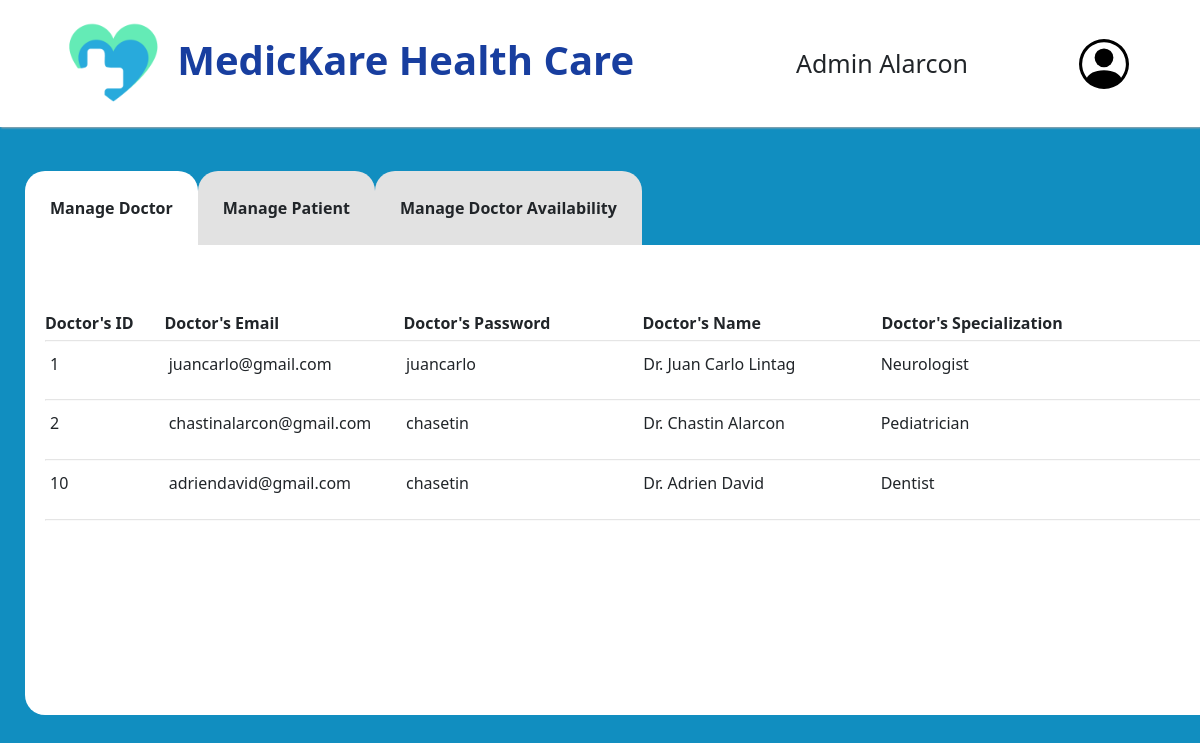
Page /admin/admin_dashboard.php (signed in) on the committed database.
### tables this page shows
CREATE TABLE `doctor` (
  `doctorID` int(11) NOT NULL,
  `doctorEmail` varchar(200) NOT NULL,
  `doctorPassword` varchar(100) NOT NULL,
  `doctorLastName` varchar(100) NOT NULL,
  `doctorFirstName` varchar(200) NOT NULL,
  `doctorSpecialization` varchar(100) NOT NULL
);

### admin/admin_dashboard.php (the view, shortened to what this page needs)
<?php
    $db = mysqli_connect("localhost","root","","medickare");
    $email = $_SESSION['adminemail'];
    $stmt = $db->prepare("SELECT * FROM admin WHERE adminEmail = ?");
    $stmt->bind_param('s', $email);
    $stmt->execute();
    $result = $stmt->get_result();
    $value = $result->fetch_object();
    $lastname = $value->adminLastName;
    $querydoctor = "SELECT * FROM doctor";
    $datadoctor = mysqli_query($db, $querydoctor);
?>
<!DOCTYPE html>
<html>
    <head>
        <link href="https://cdn.jsdelivr.net/npm/bootstrap@5.2.0-beta1/dist/css/bootstrap.min.css" rel="stylesheet">
        <link rel="stylesheet" href="admin_dashboard.css">
    </head>
    <body>
        <nav class="navbar navbar-expand-lg navbar-light bg-white fixed-top">
            <div class="container-fluid">
                <a class="navbar-brand" href="#">
                    <img src="../pictures/logo.png" alt="" width="100px" height="100px" class="d-inline-block align-text-top">
                    <label>MedicKare Health Care</label>
                </a>
                <label style="font-size: 25px; margin: auto; margin-right: 10px;">
                    <?php
                        if (isset($lastname)) {
                            echo "Admin " .$lastname;
                        }
                    ?>
                </label>
                <div class="dropdown-menu">
                    <button class="menu-btn"></button>
                </div>
            </div>
        </nav>
        <br><br><br><br>
        <div class="mytabs">
            <label for="tabset">Manage Doctor</label>
            <div class="tab">
                <div class="row" id="header">
                    <div class="col-1">Doctor's ID</div>
                    <div class="col-2">Doctor's Email</div>
                    <div class="col-2">Doctor's Password</div>
                    <div class="col-2">Doctor's Name</div>
                    <div class="col-3">Doctor's Specialization</div>
                </div>
                <hr>
                <form method="POST">
                    <?php
                    while($row = $datadoctor->fetch_assoc()) {
                    echo '<div class="row" id="info">
                            <div class="col-1" id="ID">'.$row['doctorID'].'</div>
                            <div class="col-2" id="email">'.$row['doctorEmail'].'</div>
                            <div class="col-2" id="password">'.$row['doctorPassword'].'</div>
                            <div class="col-2"> Dr. '.$row['doctorFirstName'].' '.$row['doctorLastName'].'</div>
                            <div class="col-3" id="specialization">'.$row['doctorSpecialization'].'</div>
                            <div class="col-2">
                                <input onclick="selectedButtonEdit(this)" id="cancel" type="button" value="Edit" name = "Cancel" class="cancelbtn" style="background-color: yellow; border-color: transparent; color: black; border-radius: 5px; padding:5px; margin-right: 10px;" data-bs-toggle="modal" data-bs-target="#editmodal">
                                <input onclick="selectedButtonRemove(this)" id="cancel" type="button" value="Remove" name = "Cancel" class="cancelbtn" style="background-color: red; border-color: transparent; color: white; border-radius: 5px; padding:5px;" data-bs-toggle="modal" data-bs-target="#removemodal">
                            </div>
                        </div><hr>';
                    }
                    ?>
                </form>
            </div>
            <label for="tabpatient">Manage Patient</label>
            <label for="tabview">Manage Doctor Availability</label>
        </div>
    </body>
</html>

### admin/admin_dashboard.css (style rules this page uses)
html, body { line-height: 1.5; top: 0; left: 0; overflow-x: hidden; background-color: #118ec0; }
.navbar { padding-left: 50px; padding-right: 50px; box-shadow: 0.5px 1px 2px rgb(170, 169, 169); }
.navbar-brand label { font-size: 2.5rem; color: #183e9f; font-weight: 700; margin-left: 10px; display: inline; vertical-align: middle; display: inline-block; margin-bottom: -60px; }
.menu-btn { background-color: transparent; border-color: transparent; float: right; }
.dropdown-menu { position: relative; display: inline-block; border-color: transparent; width: 100px; }
.mytabs { display: flex; flex-wrap: wrap; width: 1500px; margin: 50px auto; padding: 25px; height: 520px; }
.mytabs label { padding: 25px; background: #e2e2e2; font-weight: bold; border-top-left-radius: 20px; border-top-right-radius: 20px; cursor: pointer; }
.mytabs .tab { width: 1500px; padding: 20px; background: #fff; order: 1; display: none; height: 100%; overflow: auto; border-radius: 20px; border-top-left-radius: 0px; }
.mytabs input[type='radio']:checked + label + .tab { display: block; }
.mytabs input[type="radio"]:checked + label { background: #fff; }
.mytabs .tab #header { font-weight: bold; }
.mytabs .tab #info { padding: 5px; }
hr { display: block; margin-top: 0.3em; margin-bottom: 0.3em; margin-left: auto; margin-right: auto; border-style: inset; border-width: 1px; }

### rows in the picture
doctor: doctorID "1", doctorEmail "juancarlo@gmail.com", doctorPassword "juancarlo", doctorFirstName "Juan Carlo", doctorLastName "Lintag", doctorSpecialization "Neurologist"
doctor: doctorID "2", doctorEmail "chastinalarcon@gmail.com", doctorPassword "chasetin", doctorFirstName "Chastin", doctorLastName "Alarcon", doctorSpecialization "Pediatrician"
doctor: doctorID "10", doctorEmail "adriendavid@gmail.com", doctorPassword "chasetin", doctorFirstName "Adrien", doctorLastName "David", doctorSpecialization "Dentist"

### other values in the picture
$lastname "Alarcon"
